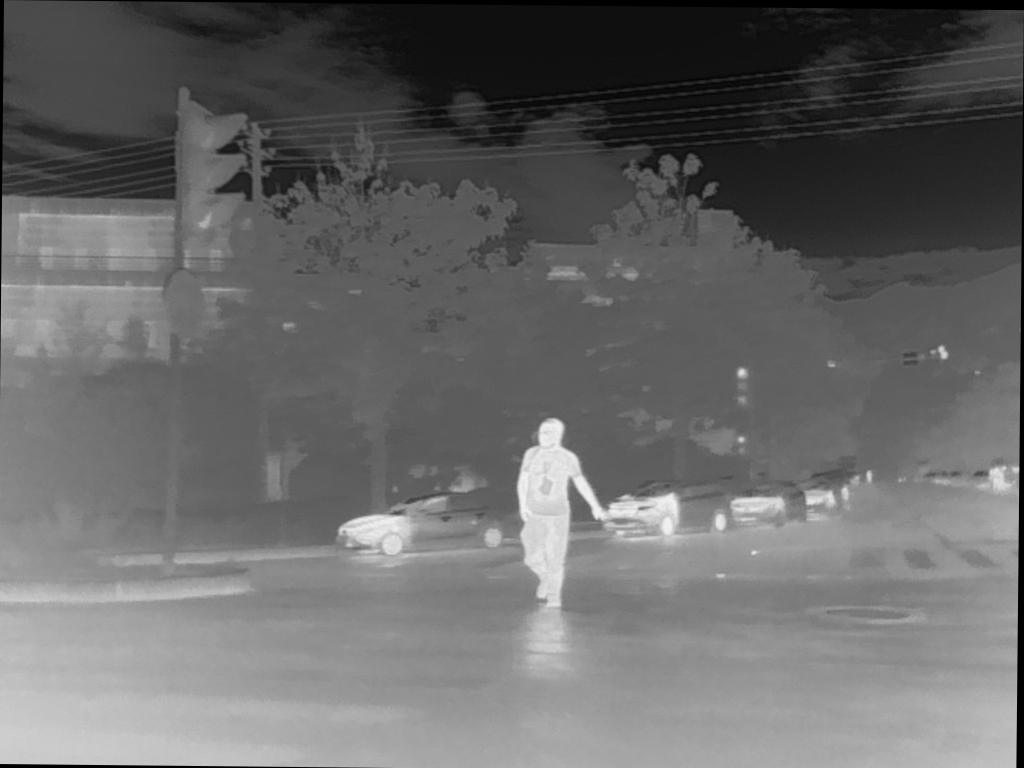
%> input picture Last_main/data/00443_ir.jpg, 1024 x 768 px
$ octave --eval "result = Infrared_saliency_map(imread('data/00443_ir.jpg'));"   (GNU Octave 9; MATLAB toolbox functions it lacks are replaced by stand-ins)
%> lines starting %> are read from the running program, lines starting %| are printed output that depends on the picture; in (x1, y1, x2, y2) boxes, pixels count from 0 and x2, y2 are one past the last pixel; in counts of white or black regions, pixels touching at a corner belong together; the program's own positions count from 1
function out = Infrared_saliency_map(a)
img=uint8(255*a);
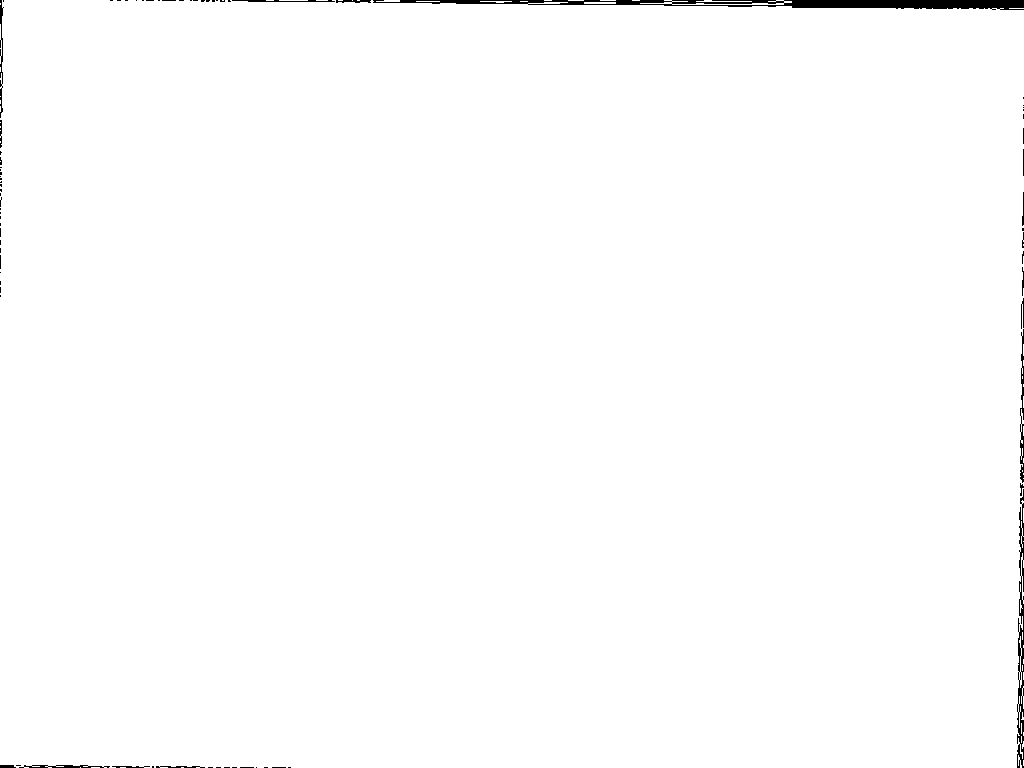
%> img: size 768x1024 uint8; 99.2% white; 78 black regions (61 under 20 px), largest, box (x1, y1, x2, y2) and area: (373, 0, 1024, 10) 3392, (1017, 489, 1024, 768) 974, (1020, 329, 1024, 483) 328
%% 方法1
% [13 lines of commented-out code are left out]

%% 方法2
% 2. 快速背景估计 (取占比最高的3个灰度均值)
[counts, ~] = imhist(img);
%> counts = 256 values, max 780420 at index 256, min 0 at index 2, mean 3072
[sorted_counts, sort_idx] = sort(counts, 'descend');
%> sorted_counts = 256 values, max 780420 at index 1, min 0 at index 3, mean 3072; sort_idx = 256 values, max 256 at index 1, min 1 at index 2, mean 128.5

top_k = 3;
top_bins = sort_idx(1:top_k);
%> top_bins = [256; 1; 2]
top_counts = sorted_counts(1:top_k);
%> top_counts = [780420; 6012; 0]

% 计算背景灰度 (0-255)
bg_gray_level = sum((top_bins - 1) .* top_counts) / sum(top_counts);
%> bg_gray_level = 253.1
% 转回 double (0-1)
bg_val = bg_gray_level / 255.0;
%> bg_val = 0.992

% 3. 计算显著性 (方向性差值：只取比背景亮的部分)
% 原始值域在这里是 [0, 1]
raw_saliency = max(a - bg_val, 0);

% 5. 归一化：确保输出严格在 [0, 1]，与原函数一致
% 这一步非常重要，因为如果全图对比度很低，我们需要把它拉伸到 0-1
out = mat2gray(raw_saliency);
end

$ run again, on Last_main/data/00825_ir.jpg
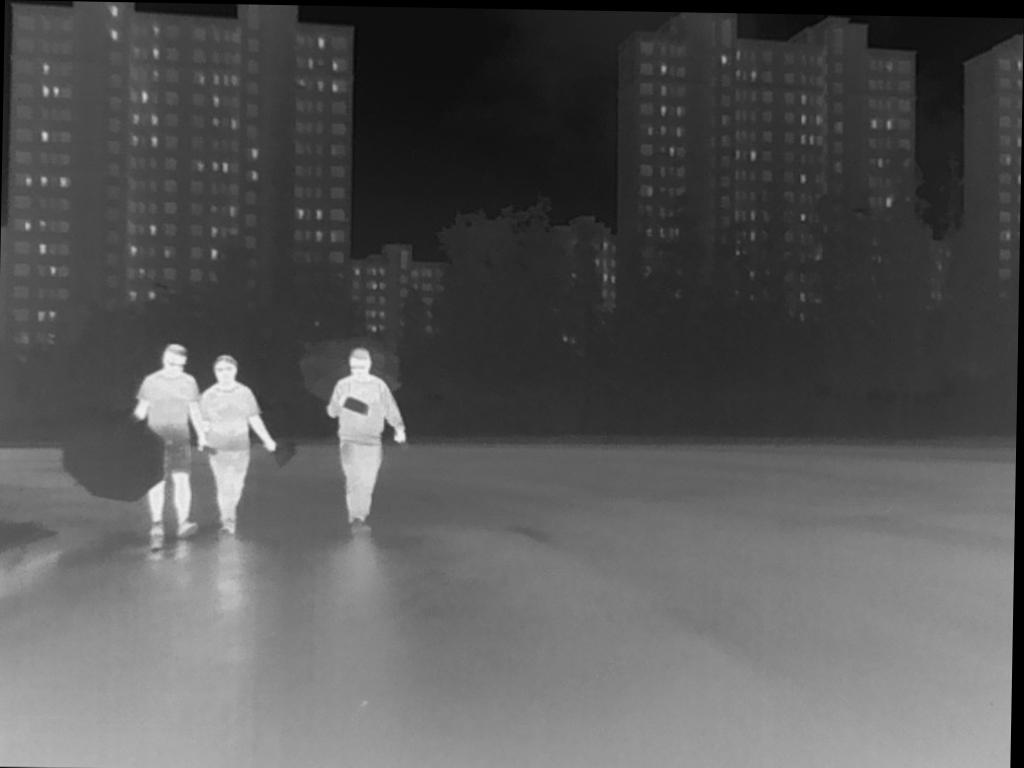
%> input picture Last_main/data/00825_ir.jpg, 1024 x 768 px
%> in Infrared_saliency_map, `img=uint8(255*a);`:
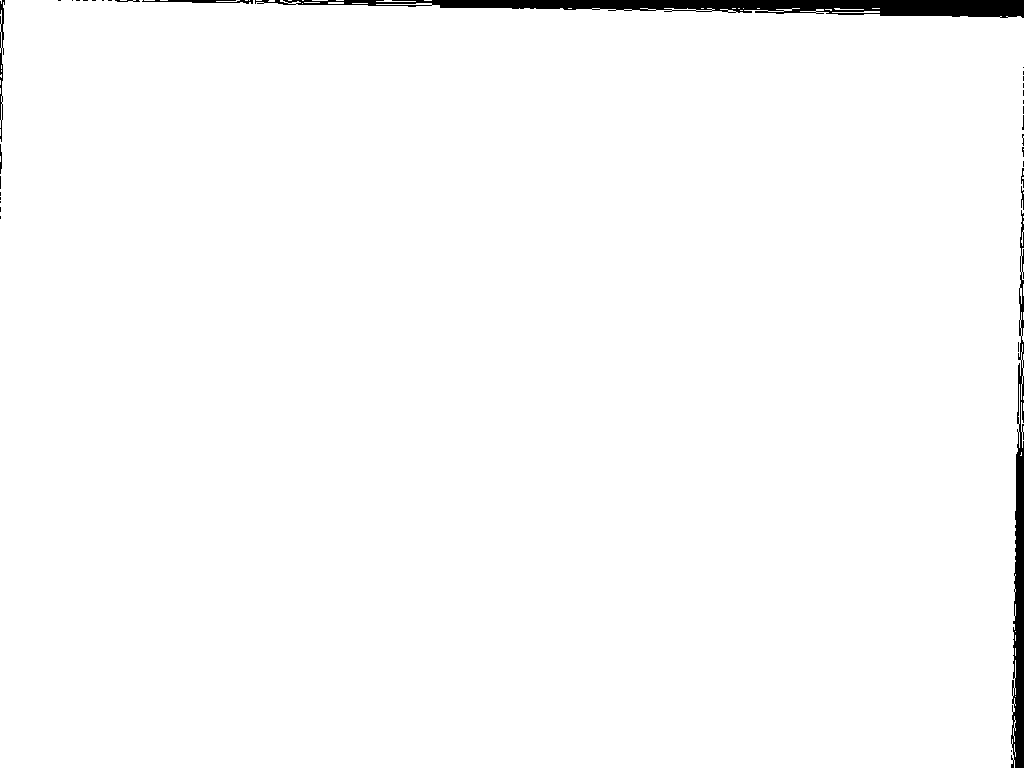
%> img: size 768x1024 uint8; 98.5% white; 34 black regions (26 under 20 px), largest, box (x1, y1, x2, y2) and area: (255, 0, 1024, 18) 7495, (1011, 210, 1024, 768) 3730, (0, 0, 5, 142) 296
%> counts = 256 values, max 774377 at index 256, min 0 at index 2, mean 3072
%> sorted_counts = 256 values, max 774377 at index 1, min 0 at index 3, mean 3072; sort_idx = 256 values, max 256 at index 1, min 1 at index 2, mean 128.5
%> top_bins = [256; 1; 2]
%> top_counts = [774377; 12055; 0]
%> bg_gray_level = 251.1
%> bg_val = 0.985

$ run again, on Last_main/data/01204_ir.jpg
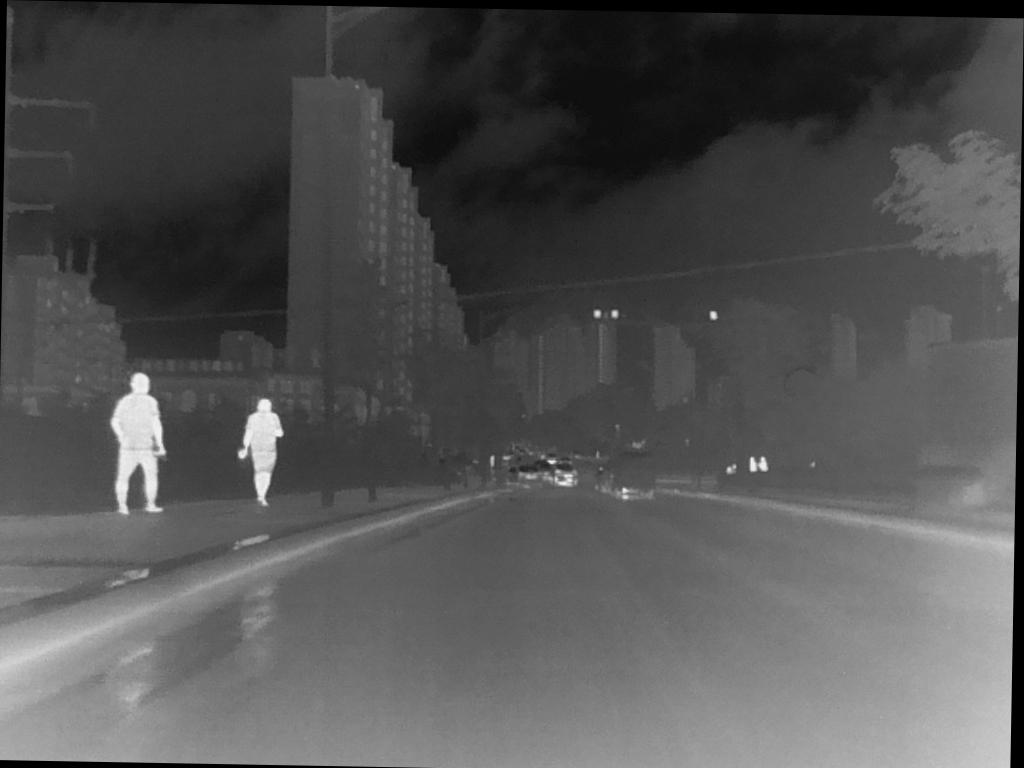
%> input picture Last_main/data/01204_ir.jpg, 1024 x 768 px
%> in Infrared_saliency_map, `img=uint8(255*a);`:
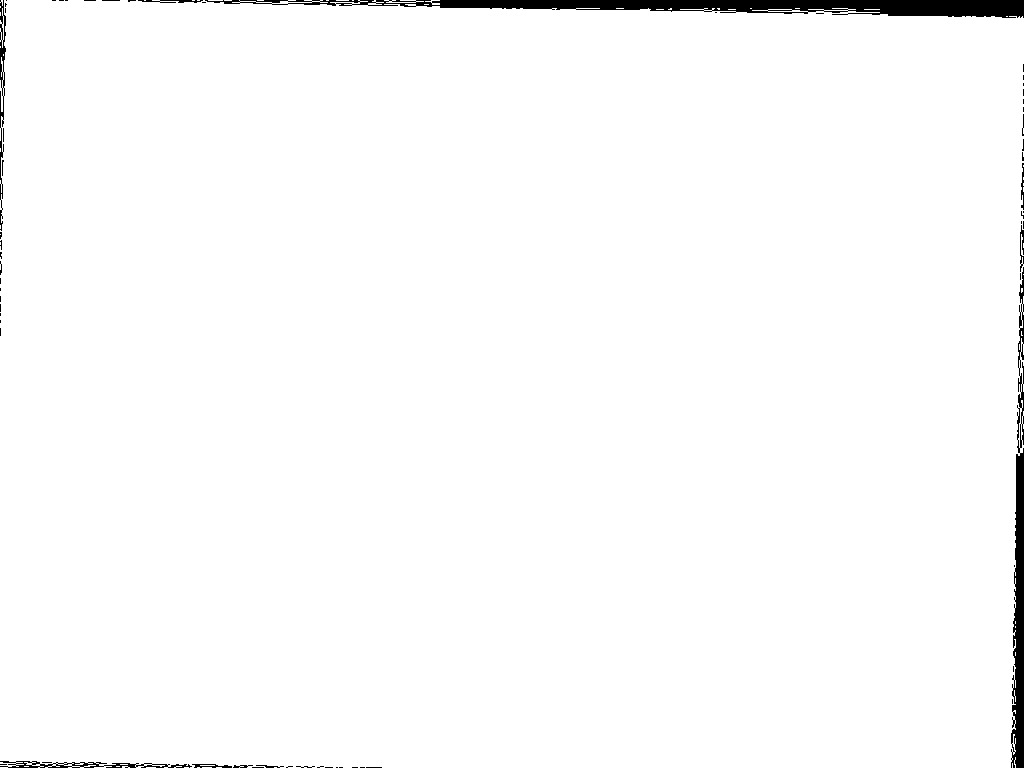
%> img: size 768x1024 uint8; 98.3% white; 64 black regions (52 under 20 px), largest, box (x1, y1, x2, y2) and area: (205, 0, 1024, 18) 7508, (1011, 267, 1024, 768) 3538, (0, 761, 192, 768) 608
%> counts = 256 values, max 773332 at index 256, min 0 at index 2, mean 3072
%> sorted_counts = 256 values, max 773332 at index 1, min 0 at index 3, mean 3072; sort_idx = 256 values, max 256 at index 1, min 1 at index 2, mean 128.5
%> top_bins = [256; 1; 2]
%> top_counts = [773332; 13100; 0]
%> bg_gray_level = 250.8
%> bg_val = 0.983
